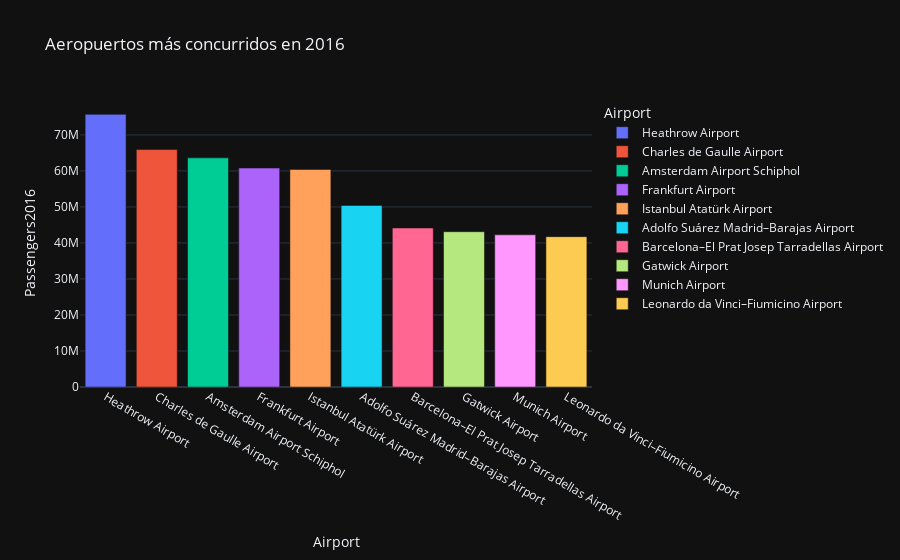

The code cell stored with this chart in its notebook:
### Code cell
px.bar(top10_aropuertos, x="Airport", y="Passengers2016", color="Airport", title="Aeropuertos más concurridos en 2016", template="plotly_dark")

### Figure 1 — Plotly figure (JSON) as saved in the notebook; plotly's stock layout.template omitted (floating-point values rounded to 4 significant figures)
{"data": [{"alignmentgroup": "True", "hovertemplate": "Airport=%{x}<br>Passengers2016=%{y}<extra></extra>", "legendgroup": "Heathrow Airport", "marker": {"color": "#636efa", "pattern": {"shape": ""}}, "name": "Heathrow Airport", "offsetgroup": "Heathrow Airport", "orientation": "v", "showlegend": true, "textposition": "auto", "type": "bar", "x": ["Heathrow Airport"], "xaxis": "x", "y": [75711130], "yaxis": "y"}, {"alignmentgroup": "True", "hovertemplate": "Airport=%{x}<br>Passengers2016=%{y}<extra></extra>", "legendgroup": "Charles de Gaulle Airport", "marker": {"color": "#EF553B", "pattern": {"shape": ""}}, "name": "Charles de Gaulle Airport", "offsetgroup": "Charles de Gaulle Airport", "orientation": "v", "showlegend": true, "textposition": "auto", "type": "bar", "x": ["Charles de Gaulle Airport"], "xaxis": "x", "y": [65933145], "yaxis": "y"}, {"alignmentgroup": "True", "hovertemplate": "Airport=%{x}<br>Passengers2016=%{y}<extra></extra>", "legendgroup": "Amsterdam Airport Schiphol", "marker": {"color": "#00cc96", "pattern": {"shape": ""}}, "name": "Amsterdam Airport Schiphol", "offsetgroup": "Amsterdam Airport Schiphol", "orientation": "v", "showlegend": true, "textposition": "auto", "type": "bar", "x": ["Amsterdam Airport Schiphol"], "xaxis": "x", "y": [63625664], "yaxis": "y"}, {"alignmentgroup": "True", "hovertemplate": "Airport=%{x}<br>Passengers2016=%{y}<extra></extra>", "legendgroup": "Frankfurt Airport", "marker": {"color": "#ab63fa", "pattern": {"shape": ""}}, "name": "Frankfurt Airport", "offsetgroup": "Frankfurt Airport", "orientation": "v", "showlegend": true, "textposition": "auto", "type": "bar", "x": ["Frankfurt Airport"], "xaxis": "x", "y": [60786937], "yaxis": "y"}, {"alignmentgroup": "True", "hovertemplate": "Airport=%{x}<br>Passengers2016=%{y}<extra></extra>", "legendgroup": "Istanbul Atatürk Airport", "marker": {"color": "#FFA15A", "pattern": {"shape": ""}}, "name": "Istanbul Atatürk Airport", "offsetgroup": "Istanbul Atatürk Airport", "orientation": "v", "showlegend": true, "textposition": "auto", "type": "bar", "x": ["Istanbul Atatürk Airport"], "xaxis": "x", "y": [60415470], "yaxis": "y"}, {"alignmentgroup": "True", "hovertemplate": "Airport=%{x}<br>Passengers2016=%{y}<extra></extra>", "legendgroup": "Adolfo Suárez Madrid–Barajas Airport", "marker": {"color": "#19d3f3", "pattern": {"shape": ""}}, "name": "Adolfo Suárez Madrid–Barajas Airport", "offsetgroup": "Adolfo Suárez Madrid–Barajas Airport", "orientation": "v", "showlegend": true, "textposition": "auto", "type": "bar", "x": ["Adolfo Suárez Madrid–Barajas Airport"], "xaxis": "x", "y": [50420583], "yaxis": "y"}, {"alignmentgroup": "True", "hovertemplate": "Airport=%{x}<br>Passengers2016=%{y}<extra></extra>", "legendgroup": "Barcelona–El Prat Josep Tarradellas Airport", "marker": {"color": "#FF6692", "pattern": {"shape": ""}}, "name": "Barcelona–El Prat Josep Tarradellas Airport", "offsetgroup": "Barcelona–El Prat Josep Tarradellas Airport", "orientation": "v", "showlegend": true, "textposition": "auto", "type": "bar", "x": ["Barcelona–El Prat Josep Tarradellas Airport"], "xaxis": "x", "y": [44154693], "yaxis": "y"}, {"alignmentgroup": "True", "hovertemplate": "Airport=%{x}<br>Passengers2016=%{y}<extra></extra>", "legendgroup": "Gatwick Airport", "marker": {"color": "#B6E880", "pattern": {"shape": ""}}, "name": "Gatwick Airport", "offsetgroup": "Gatwick Airport", "orientation": "v", "showlegend": true, "textposition": "auto", "type": "bar", "x": ["Gatwick Airport"], "xaxis": "x", "y": [43119628], "yaxis": "y"}, {"alignmentgroup": "True", "hovertemplate": "Airport=%{x}<br>Passengers2016=%{y}<extra></extra>", "legendgroup": "Munich Airport", "marker": {"color": "#FF97FF", "pattern": {"shape": ""}}, "name": "Munich Airport", "offsetgroup": "Munich Airport", "orientation": "v", "showlegend": true, "textposition": "auto", "type": "bar", "x": ["Munich Airport"], "xaxis": "x", "y": [42261309], "yaxis": "y"}, {"alignmentgroup": "True", "hovertemplate": "Airport=%{x}<br>Passengers2016=%{y}<extra></extra>", "legendgroup": "Leonardo da Vinci–Fiumicino Airport", "marker": {"color": "#FECB52", "pattern": {"shape": ""}}, "name": "Leonardo da Vinci–Fiumicino Airport", "offsetgroup": "Leonardo da Vinci–Fiumicino Airport", "orientation": "v", "showlegend": true, "textposition": "auto", "type": "bar", "x": ["Leonardo da Vinci–Fiumicino Airport"], "xaxis": "x", "y": [41744769], "yaxis": "y"}], "layout": {"barmode": "relative", "legend": {"title": {"text": "Airport"}, "tracegroupgap": 0}, "title": {"text": "Aeropuertos más concurridos en 2016"}, "xaxis": {"anchor": "y", "categoryarray": ["Heathrow Airport", "Charles de Gaulle Airport", "Amsterdam Airport Schiphol", "Frankfurt Airport", "Istanbul Atatürk Airport", "Adolfo Suárez Madrid–Barajas Airport", "Barcelona–El Prat Josep Tarradellas Airport", "Gatwick Airport", "Munich Airport", "Leonardo da Vinci–Fiumicino Airport"], "categoryorder": "array", "domain": [0, 1], "title": {"text": "Airport"}}, "yaxis": {"anchor": "x", "domain": [0, 1], "title": {"text": "Passengers2016"}}}}
